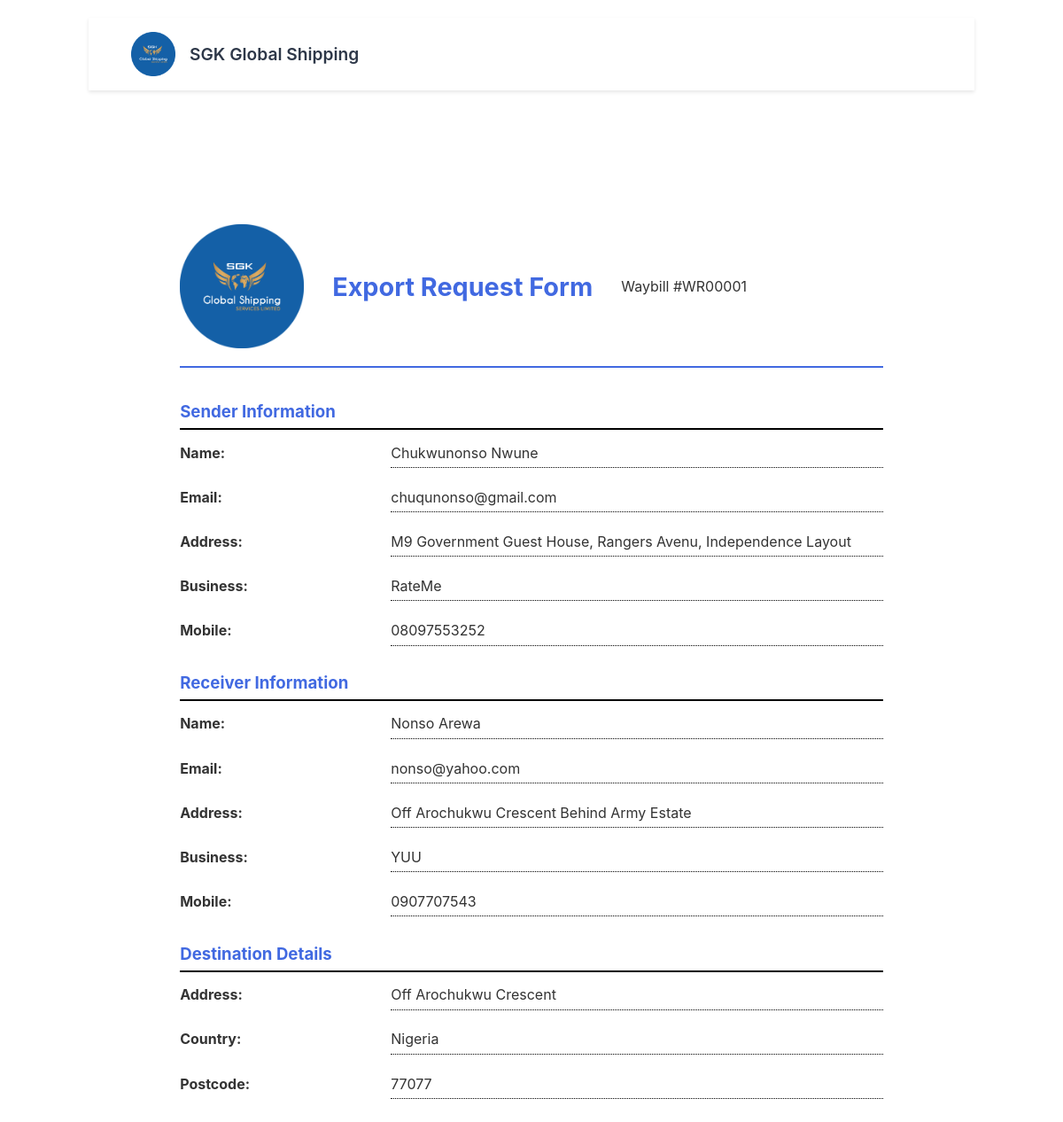
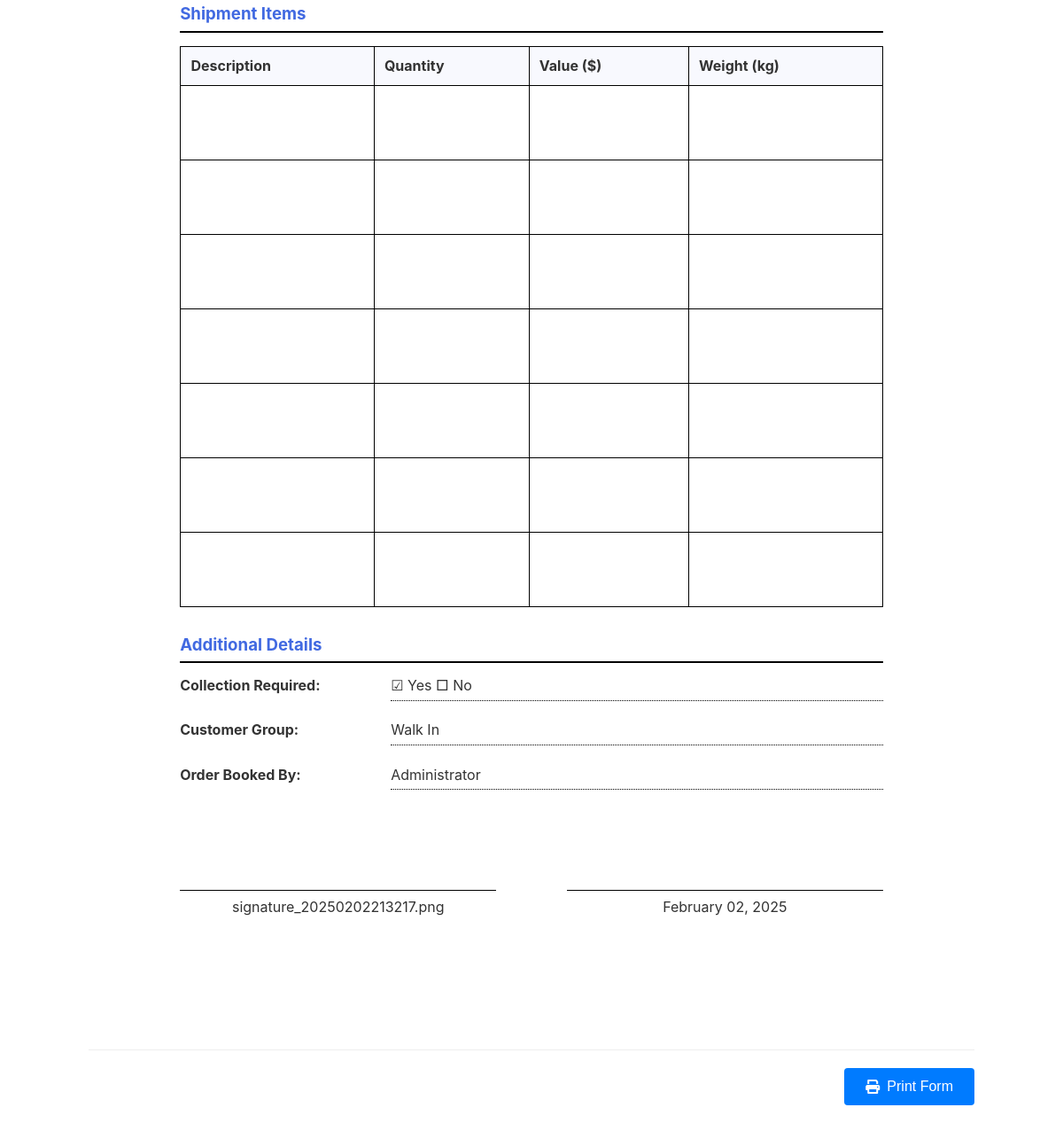
/print-form/1, run on an earlier commit of the app's database (2 pictures, top to bottom).
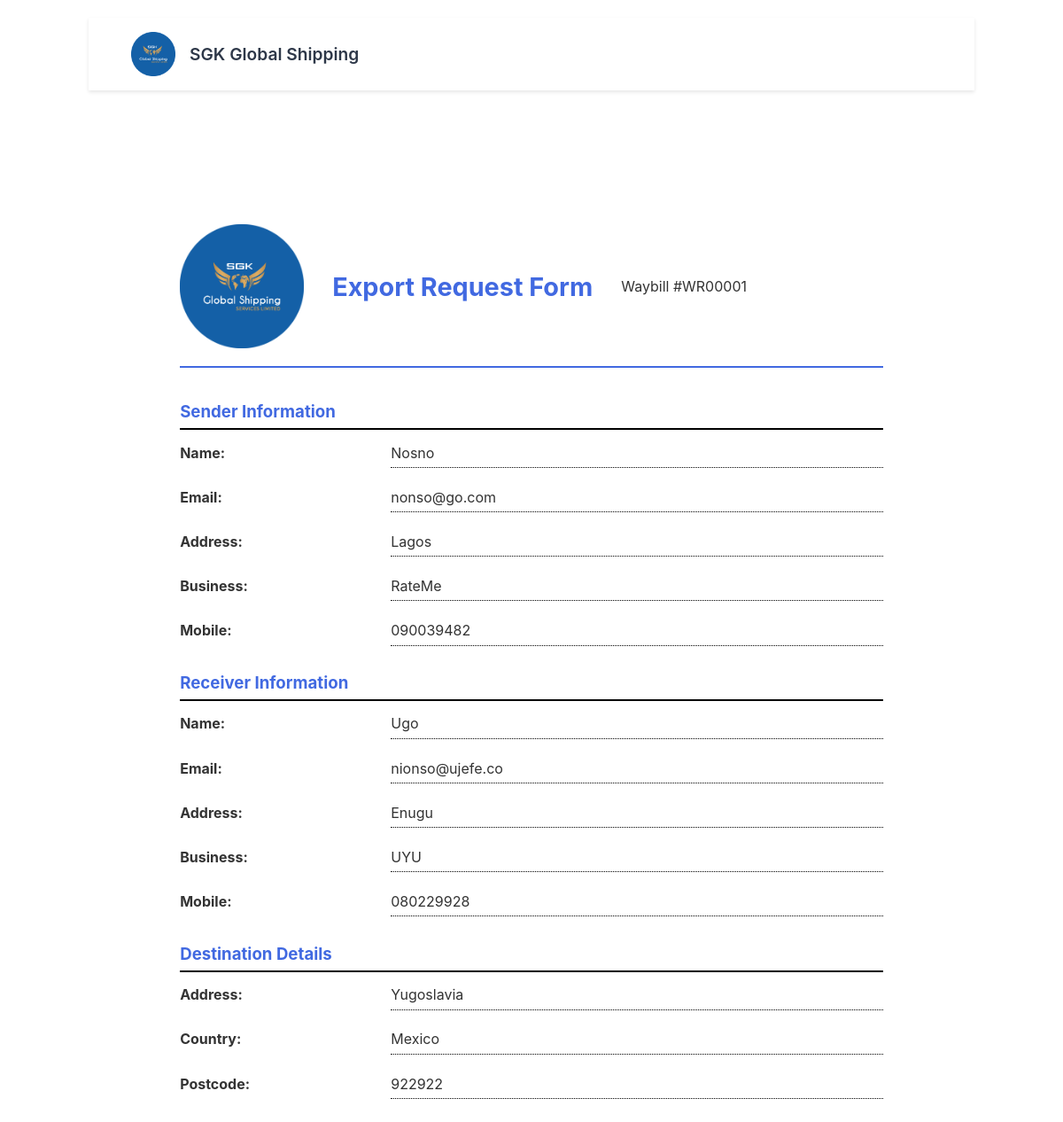
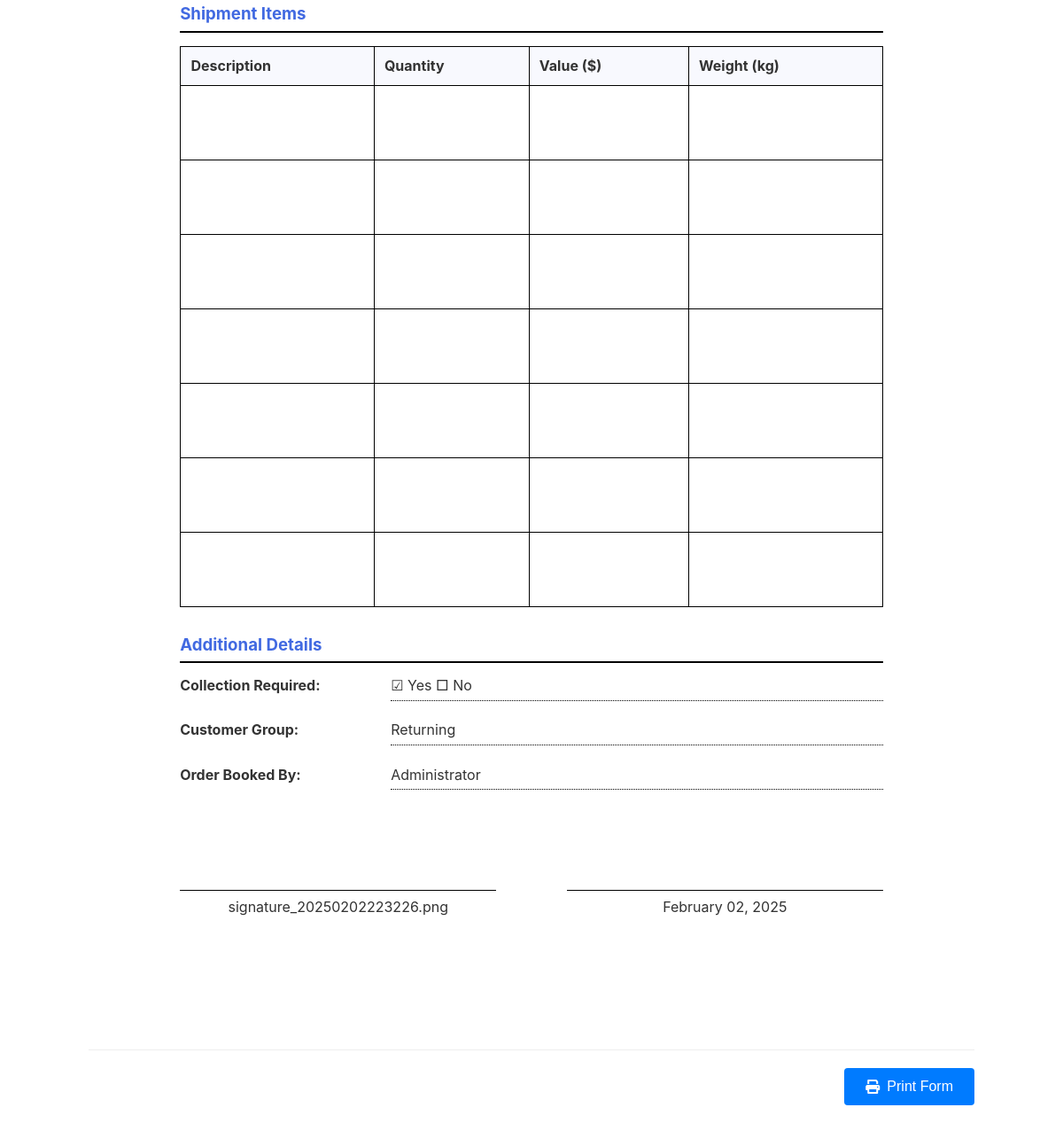
And on a later commit of the database (2 pictures, top to bottom).
### app.py (models this page shows, shortened)
class ExportRequest(db.Model):
    id = db.Column(db.Integer, primary_key=True)
    waybill_number = db.Column(db.String(50), nullable=False)
    created_at = db.Column(db.DateTime, default=db.func.current_timestamp())
    items = db.relationship('ItemDetail', backref='export_request', lazy=True)
    sender_name = db.Column(db.String(100), nullable=False)
    sender_email = db.Column(db.String(120))
    sender_address = db.Column(db.String(200))
    sender_business = db.Column(db.String(100))
    sender_mobile = db.Column(db.String(20), nullable=False)
    receiver_name = db.Column(db.String(100), nullable=False)
    receiver_email = db.Column(db.String(120))
    receiver_address = db.Column(db.String(200))
    receiver_business = db.Column(db.String(100))
    receiver_mobile = db.Column(db.String(20), nullable=False)
    destination_address = db.Column(db.String(200))
    destination_country = db.Column(db.String(100))
    destination_postcode = db.Column(db.String(20))
    freight_pricing = db.Column(db.Float, default=0)
    additional_charges = db.Column(db.Float, default=0)
    pickup_charge = db.Column(db.Float, default=0)
    handling_fees = db.Column(db.Float, default=0)
    crating = db.Column(db.Float, default=0)
    insurance_charge = db.Column(db.Float, default=0)
    is_collection = db.Column(db.Boolean, default=False)
    customer_group = db.Column(db.String(100))
    order_booked_by = db.Column(db.String(100))
    sender_signature = db.Column(db.String(500))
    status = db.Column(db.String(50), default='draft')  # draft, saved, completed

### app.py (the view)
@app.route('/print-form/<int:id>')
def print_form(id):
    try:
        request_data = ExportRequest.query.get_or_404(id)
        logger.debug(f'Accessing print form for export request {id}')
        logger.debug(f'Found export request: {request_data.waybill_number}')
        subtotal = sum([
            request_data.freight_pricing or 0,
            request_data.additional_charges or 0,
            request_data.pickup_charge or 0,
            request_data.handling_fees or 0,
            request_data.crating or 0,
            request_data.insurance_charge or 0
        ])
        vat = subtotal * 0.07
        total = subtotal + vat
        logger.debug(f'Calculated subtotal: {subtotal}, VAT: {vat}, Total: {total}')
        return render_template('print_form.html',
                            request=request_data,
                            subtotal=subtotal,
                            vat=vat,
                            total=total)
    except Exception as e:
        logger.error(f'Error in print form route: {str(e)}')
        raise

### app.py (called while the page is built)
@app.before_request
def log_request_info():
    logger.debug('-------------------------')
    logger.debug(f'Endpoint: {request.endpoint}')
    logger.debug(f'Method: {request.method}')
    logger.debug(f'URL: {request.url}')
    logger.debug('-------------------------')

### templates/print_form.html (shortened to what this page needs)
{% extends "base.html" %}
{% block content %}
<div class="print-form">
    <div class="company-header">
        <img src="{{ url_for('static', filename='images/SGKlogo.png') }}" alt="SGK Global Shipping" class="company-logo">
        <h1>Export Request Form</h1>
        <p>Waybill #{{ request.waybill_number }}</p>
    </div>
    <div class="form-section">
        <div class="section-title">Sender Information</div>
        <div class="input-row">
            <div class="input-label">Name:</div>
            <div class="input-field">{{ request.sender_name }}</div>
        </div>
        <div class="input-row">
            <div class="input-label">Email:</div>
            <div class="input-field">{{ request.sender_email or '' }}</div>
        </div>
        <div class="input-row">
            <div class="input-label">Address:</div>
            <div class="input-field">{{ request.sender_address or '' }}</div>
        </div>
        <div class="input-row">
            <div class="input-label">Business:</div>
            <div class="input-field">{{ request.sender_business or '' }}</div>
        </div>
        <div class="input-row">
            <div class="input-label">Mobile:</div>
            <div class="input-field">{{ request.sender_mobile }}</div>
        </div>
    </div>
    <div class="form-section">
        <div class="section-title">Receiver Information</div>
        <div class="input-row">
            <div class="input-label">Name:</div>
            <div class="input-field">{{ request.receiver_name }}</div>
        </div>
        <div class="input-row">
            <div class="input-label">Email:</div>
            <div class="input-field">{{ request.receiver_email or '' }}</div>
        </div>
        <div class="input-row">
            <div class="input-label">Address:</div>
            <div class="input-field">{{ request.receiver_address or '' }}</div>
        </div>
        <div class="input-row">
            <div class="input-label">Business:</div>
            <div class="input-field">{{ request.receiver_business or '' }}</div>
        </div>
        <div class="input-row">
            <div class="input-label">Mobile:</div>
            <div class="input-field">{{ request.receiver_mobile }}</div>
        </div>
    </div>
    <div class="form-section">
        <div class="section-title">Destination Details</div>
        <div class="input-row">
            <div class="input-label">Address:</div>
            <div class="input-field">{{ request.destination_address or '' }}</div>
        </div>
        <div class="input-row">
            <div class="input-label">Country:</div>
            <div class="input-field">{{ request.destination_country or '' }}</div>
        </div>
        <div class="input-row">
            <div class="input-label">Postcode:</div>
            <div class="input-field">{{ request.destination_postcode or '' }}</div>
        </div>
    </div>
    <div class="form-section">
        <div class="section-title">Shipment Items</div>
        <table class="items-table">
            <thead>
                <tr>
                    <th>Description</th>
                    <th>Quantity</th>
                    <th>Value ($)</th>
                    <th>Weight (kg)</th>
                </tr>
            </thead>
            <tbody>
                {% for i in range(7) %}
                <tr>
                    <td></td>
                    <td></td>
                    <td></td>
                    <td></td>
                </tr>
                {% endfor %}
            </tbody>
        </table>
    </div>
    <div class="form-section">
        <div class="section-title">Additional Details</div>
        <div class="input-row">
            <div class="input-label">Collection Required:</div>
            <div class="input-field">{% if request.is_collection %}☑ Yes □ No{% else %}□ Yes ☑ No{% endif %}</div>
        </div>
        <div class="input-row">
            <div class="input-label">Customer Group:</div>
            <div class="input-field">{{ request.customer_group or '' }}</div>
        </div>
        <div class="input-row">
            <div class="input-label">Order Booked By:</div>
            <div class="input-field">{{ request.order_booked_by or '' }}</div>
        </div>
    </div>
    <div class="signature-section">
        <div class="signature-box">
            <div class="signature-line">{{ request.sender_signature or 'Sender\'s Signature' }}</div>
        </div>
        <div class="signature-box">
            <div class="signature-line">{{ request.created_at.strftime('%B %d, %Y') }}</div>
        </div>
    </div>
</div>
<div class="action-buttons">
    <button onclick="window.print()" class="action-button primary">
        <i class="fas fa-print"></i> Print Form
    </button>
</div>
{% endblock %}

### templates/base.html (shortened to what this page needs)
<!DOCTYPE html>
<html lang="en">
<head>
    <link rel="stylesheet" href="{{ url_for('static', filename='css/styles.css') }}">
    <link rel="stylesheet" href="https://cdnjs.cloudflare.com/ajax/libs/font-awesome/6.0.0/css/all.min.css">
</head>
<body>
    <nav class="main-nav">
        <div class="nav-brand">
            <img src="{{ url_for('static', filename='images/SGKlogo.png') }}" alt="SGK Global Shipping" class="nav-logo">
            <span class="brand-text">SGK Global Shipping</span>
        </div>
    </nav>
    <main class="main-content">
        {% block content %}{% endblock %}
    </main>
</body>
</html>

### static/css/styles.css (style rules this page uses)
body { font-family: -apple-system, BlinkMacSystemFont, 'Segoe UI', Roboto, sans-serif; max-width: 1000px; margin: 0 auto; padding: 20px; color: #333; }
.section-title { font-size: 1.2em; color: #4169E1; margin-bottom: 15px; display: flex; align-items: center; gap: 8px; }
.submit-btn, .action-button { width: 100%; padding: 12px 24px; background: #4169E1; color: white; border: none; border-radius: 4px; cursor: pointer; font-size: 16px; text-decoration: none; transition: background-color 0.2s; }
.action-buttons { display: flex; gap: 15px; justify-content: center; margin-top: 30px; padding-top: 20px; border-top: 1px solid #eee; }
.action-button { width: auto; display: inline-flex; align-items: center; gap: 8px; }
.company-header { display: flex; align-items: center; gap: 20px; margin-bottom: 30px; padding-bottom: 20px; border-bottom: 2px solid #4169E1; }
.company-logo { width: 100px; height: auto; }
.company-header h1 { color: #4169E1; font-size: 1.8em; margin: 0; }
.main-nav { background: #fff; box-shadow: 0 2px 4px rgba(0,0,0,0.1); padding: 1rem 0; margin-bottom: 2rem; }
.nav-logo { display: flex; align-items: center; }
.company-header { display: flex; align-items: center; gap: 2rem; margin-bottom: 1rem; }
.company-logo { width: 120px; height: auto; }
.items-table { padding: 1rem; }
.items-table th { background: #f8f9fa; padding: 0.75rem; text-align: left; border-bottom: 2px solid #dee2e6; }
.items-table td { padding: 0.75rem; border-bottom: 1px solid #dee2e6; }
.action-buttons { display: flex; gap: 1rem; justify-content: flex-end; }
.action-button { padding: 0.75rem 1.5rem; border: none; border-radius: 4px; font-size: 1rem; cursor: pointer; display: inline-flex; align-items: center; gap: 0.5rem; text-decoration: none; transition: background-color 0.2s; }
.action-button.primary { background: #007bff; color: white; }

### templates/print_form.html (style rules this page uses)
.print-form { max-width: 210mm; margin: 20mm auto; padding: 20mm; background: white; }
.company-header { text-align: center; margin-bottom: 10mm; }
.company-logo { width: 140px; height: auto; }
.form-section { margin-bottom: 8mm; }
.section-title { font-size: 14pt; font-weight: bold; margin-bottom: 4mm; border-bottom: 2px solid #000; padding-bottom: 2mm; }
.input-row { display: flex; margin-bottom: 6mm; }
.input-label { width: 30%; font-weight: bold; }
.input-field { width: 70%; border-bottom: 1px dotted #000; height: 7mm; }
.items-table { width: 100%; border-collapse: collapse; margin-bottom: 8mm; }
.items-table th { border: 1px solid #000; padding: 3mm; text-align: left; background: #f8f9fe; }
.items-table td { border: 1px solid #000; padding: 6mm 3mm; height: 10mm; }
.signature-section { display: flex; justify-content: space-between; margin-top: 15mm; }
.signature-box { width: 45%; }
.signature-line { border-top: 1px solid #000; margin-top: 15mm; padding-top: 2mm; text-align: center; }

### templates/base.html (style rules this page uses)
.nav-brand { display: flex; align-items: center; gap: 1rem; padding: 0.5rem 1rem; }
.nav-logo { width: 50px; height: auto; object-fit: contain; }
.brand-text { font-size: 1.2rem; font-weight: 600; color: #2d3748; white-space: nowrap; }
.main-nav { display: flex; justify-content: space-between; align-items: center; padding: 0.5rem 2rem; background: white; box-shadow: 0 2px 4px rgba(0,0,0,0.1); }

What changed in the data, as far as the page shows it:
changed ExportRequest "WR00001": sender_name "Chukwunonso Nwune" → "Nosno"; sender_email "chuqunonso@gmail.com" → "nonso@go.com"; sender_address "M9 Government Guest House, Rangers Avenu, Independence Layout" → "Lagos"; sender_mobile "08097553252" → "090039482"; receiver_name "Nonso Arewa" → "Ugo"; receiver_email "nonso@yahoo.com" → "nionso@ujefe.co"; receiver_address "Off Arochukwu Crescent Behind Army Estate" → "Enugu"; receiver_business "YUU" → "UYU"; receiver_mobile "0907707543" → "080229928"; destination_address "Off Arochukwu Crescent" → "Yugoslavia"; destination_country "Nigeria" → "Mexico"; destination_postcode "77077" → "922922"; customer_group "Walk In" → "Returning"; sender_signature "signature_20250202213217.png" → "signature_20250202223226.png"
